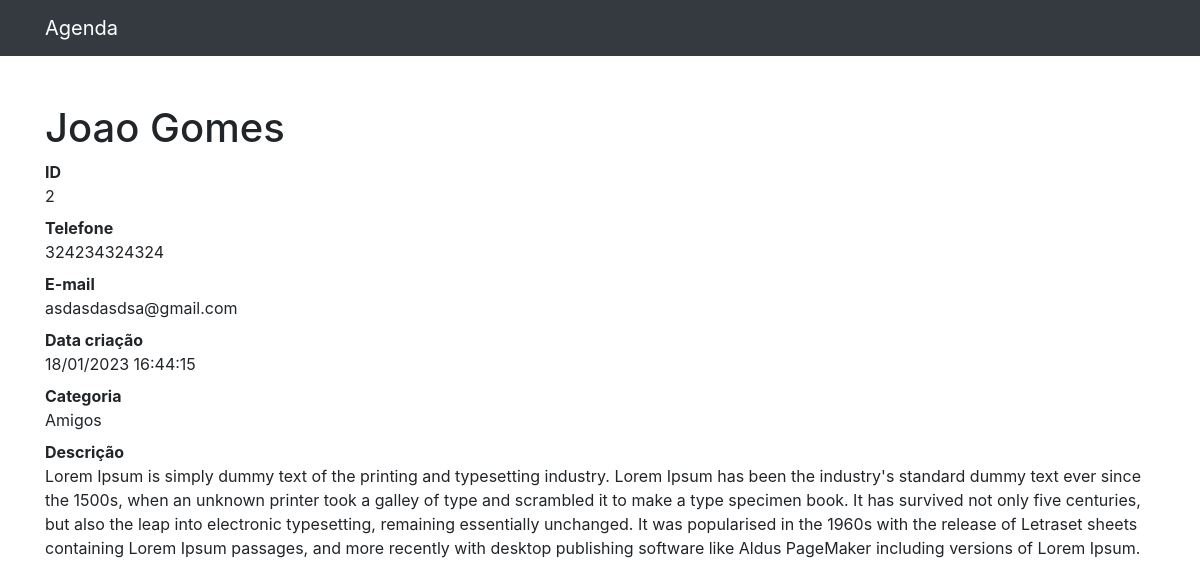
/2, run on the app's committed database.
### contatos/models.py (models this page shows, shortened)
class Contato(models.Model):
    nome = models.CharField(max_length=255)
    sobrenome = models.CharField(max_length=255, blank=True)
    telefone = models.CharField(max_length=255)
    email = models.CharField(max_length=255, blank=True)
    data_criacao = models.DateTimeField(default=timezone.now)
    descricao = models.TextField(blank=True)
    categoria = models.ForeignKey(Categoria, on_delete=models.DO_NOTHING)
    mostrar = models.BooleanField(default=True)

class Categoria(models.Model):
    nome = models.CharField(max_length=255)
    def __str__(self):
        return self.nome

### contatos/views.py (the view)
# urls.py: path('<int:contato_id>', views.ver_contato, name='ver_contato'),
def ver_contato(request, contato_id):
    contato = get_object_or_404(Contato, id=contato_id) # pega o objeto ou levanta um 404
    return render(request, 'contatos/ver_contato.html', {
        'contato': contato
    })

### contatos/templates/contatos/ver_contato.html (shortened to what this page needs)
{% extends 'base.html' %}
{% block conteudo %}
<h1 class="mt-5">{{ contato.nome }} {{ contato.sobrenome }}</h1>
<dl>
  <dt>ID</dt>
  <dd>{{ contato.id }}</dd>
  <dt>Telefone</dt>
  <dd>{{ contato.telefone }}</dd>
  <dt>E-mail</dt>
  <dd>{{ contato.email }}</dd>
  <dt>Data criação</dt>
  <dd>{{ contato.data_criacao | date:'d/m/Y H:i:s' }}</dd>
  <dt>Categoria</dt>
  <dd>{{ contato.categoria }}</dd>
  <dt>Descrição</dt>
  <dd>
    {{ contato.descricao }}
  </dd>
</dl>
{% endblock  %}

### data on the page
Contato: nome "Joao", sobrenome "Gomes", id "2", telefone "324234324324", email "asdasdasdsa@gmail.com", data_criacao "18/01/2023 16:44:15", categoria "Amigos", descricao "Lorem Ipsum is simply dummy text of the printing and typesetting industry. Lorem Ipsum has been the industry's standard dummy text ever since the 1500s, when an unknown printer took a galley of type and scrambled it to make a type specimen book. It has survived not only five centuries, but also the leap into electronic typesetting, remaining essentially unchanged. It was popularised in the 1960s with the release of Letraset sheets containing Lorem Ipsum passages, and more recently with desktop publishing software like Aldus PageMaker including versions of Lorem Ipsum."
